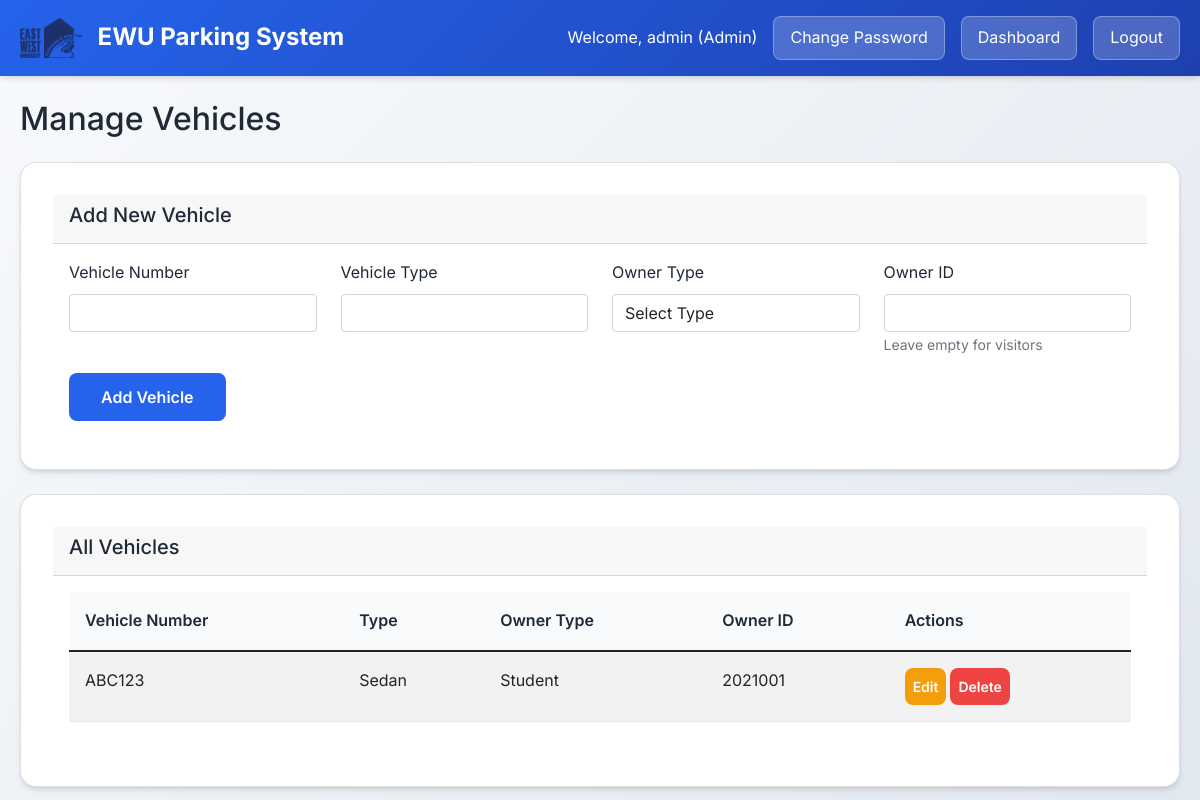
Screenshot of /manage_vehicles.php (signed in) with the database file from the repository.
### tables this page shows
CREATE TABLE Vehicle (
    Vehicle_number VARCHAR(20) PRIMARY KEY,
    Vehicle_Type VARCHAR(20) NOT NULL,
    Owner_type ENUM('Student', 'Faculty', 'Staff', 'Visitor') NOT NULL,
    Owner_id VARCHAR(20)
);

### db.php (called while the page is built, shortened)
<?php
function getDBConnection() {
    $conn = new mysqli(DB_HOST, DB_USER, DB_PASS, DB_NAME);
    return $conn;
}
?>

### models/Vehicle.php (called while the page is built, shortened)
<?php
require_once __DIR__ . '/../db.php';
class Vehicle {
    private $conn;
    public function __construct() {
        $this->conn = getDBConnection();
    }
    public function readAll() {
        $result = $this->conn->query("SELECT * FROM Vehicle");
        return $result->fetch_all(MYSQLI_ASSOC);
    }
}
?>

### manage_vehicles.php (the view, shortened to what this page needs)
<?php
require_once 'models/Vehicle.php';
$vehicleModel = new Vehicle();
$user_role = $_SESSION['role'];
$is_admin = ($user_role === 'Admin');
$vehicles = $vehicleModel->readAll();
?>
<!DOCTYPE html>
<html lang="en">
<head>
    <link href="https://cdn.jsdelivr.net/npm/bootstrap@5.1.3/dist/css/bootstrap.min.css" rel="stylesheet">
    <link href="https://cdnjs.cloudflare.com/ajax/libs/font-awesome/6.0.0/css/all.min.css" rel="stylesheet">
    <link href="assets/css/style.css" rel="stylesheet">
</head>
<body>
    <header class="header">
        <div class="container">
            <div class="header-brand">
                <img src="assets/images/logo.png" alt="Logo" class="header-logo">
                <h1>EWU Parking System</h1>
            </div>
            <div class="user-info">
                <span>Welcome, <?php echo htmlspecialchars($_SESSION['username']); ?> (<?php echo htmlspecialchars($_SESSION['role']); ?>)</span>
                <a href="change_password.php" class="btn-change-password">Change Password</a>
                <a href="dashboard.php" class="btn-logout">Dashboard</a>
                <a href="dashboard.php?logout=1" class="btn-logout">Logout</a>
            </div>
        </div>
    </header>
    <main class="container mt-4">
        <h2 class="mb-4">Manage Vehicles</h2>
        <div class="card mb-4">
            <div class="card-header">
                <h5><?php echo $is_admin ? 'Add New Vehicle' : 'Request New Vehicle'; ?></h5>
            </div>
            <div class="card-body">
                <form method="POST" action="">
                    <div class="row">
                        <div class="col-md-3">
                            <label for="vehicle_number" class="form-label">Vehicle Number</label>
                            <input type="text" class="form-control" id="vehicle_number" name="vehicle_number" required>
                        </div>
                        <div class="col-md-3">
                            <label for="vehicle_type" class="form-label">Vehicle Type</label>
                            <input type="text" class="form-control" id="vehicle_type" name="vehicle_type" required>
                        </div>
                        <div class="col-md-3">
                            <label for="owner_type" class="form-label">Owner Type</label>
                            <select class="form-control" id="owner_type" name="owner_type" required onchange="toggleOwnerId()" <?php echo !$is_admin ? 'disabled' : ''; ?>>
                                <?php if ($is_admin): ?>
                                    <option value="">Select Type</option>
                                <?php endif; ?>
                            </select>
                        </div>
                        <div class="col-md-3">
                            <label for="owner_id" class="form-label">Owner ID</label>
                            <input type="text" class="form-control" id="owner_id" name="owner_id" <?php echo !$is_admin ? 'value="'.$_SESSION['user_id'].'" readonly' : ''; ?>>
                            <small class="text-muted">Leave empty for visitors</small>
                        </div>
                    </div>
                    <div class="mt-3">
                        <?php if ($is_admin): ?>
                            <button type="submit" name="add_vehicle" class="btn btn-primary">Add Vehicle</button>
                        <?php else: ?>
                            <button type="submit" name="add_vehicle_request" class="btn btn-primary">Request Vehicle</button>
                        <?php endif; ?>
                    </div>
                </form>
            </div>
        </div>
        <div class="card">
            <div class="card-header">
                <h5>All Vehicles</h5>
            </div>
            <div class="card-body">
                <div class="table-responsive">
                    <table class="table table-striped">
                        <thead>
                            <tr>
                                <th>Vehicle Number</th>
                                <th>Type</th>
                                <th>Owner Type</th>
                                <th>Owner ID</th>
                                <th>Actions</th>
                            </tr>
                        </thead>
                        <tbody>
                            <?php foreach ($vehicles as $vehicle): ?>
                            <tr>
                                <td><?php echo htmlspecialchars($vehicle['Vehicle_number']); ?></td>
                                <td><?php echo htmlspecialchars($vehicle['Vehicle_Type']); ?></td>
                                <td><?php echo htmlspecialchars($vehicle['Owner_type']); ?></td>
                                <td><?php echo htmlspecialchars($vehicle['Owner_id'] ?? 'N/A'); ?></td>
                                <td>
                                    <?php if ($is_admin): ?>
                                        <div class="btn-group" role="group">
                                            <button class="btn btn-sm btn-warning" onclick="editVehicle('<?php echo htmlspecialchars($vehicle['Vehicle_number']); ?>', '<?php echo htmlspecialchars($vehicle['Vehicle_Type']); ?>', '<?php echo htmlspecialchars($vehicle['Owner_type']); ?>', '<?php echo htmlspecialchars($vehicle['Owner_id'] ?? ''); ?>')">Edit</button>
                                            <form method="POST" action="" style="display: inline-block; margin: 0;">
                                                <button type="submit" name="delete_vehicle" class="btn btn-sm btn-danger" onclick="return confirm('Are you sure you want to delete this vehicle?')">Delete</button>
                                            </form>
                                        </div>
                                    <?php else: ?>
                                        <span class="text-muted">No actions available</span>
                                    <?php endif; ?>
                                </td>
                            </tr>
                            <?php endforeach; ?>
                        </tbody>
                    </table>
                </div>
            </div>
        </div>
    </main>
</body>
</html>

### assets/css/style.css (style rules this page uses)
:root { --primary-color: #2563eb; --secondary-color: #1e40af; --accent-color: #3b82f6; --success-color: #10b981; --warning-color: #f59e0b; --danger-color: #ef4444; --light-bg: #f8fafc; --dark-text: #1f2937; --light-text: #6b7280; --border-color: #e5e7eb; --shadow: 0 4px 6px -1px rgba(0, 0, 0, 0.1), 0 2px 4px -1px rgba(0, 0, 0, 0.06); --shadow-lg: 0 10px 15px -3px rgba(0, 0, 0, 0.1), 0 4px 6px -2px rgba(0, 0, 0, 0.05); }
* { margin: 0; padding: 0; box-sizing: border-box; }
body { min-height: 100vh; }
body { font-family: 'Inter', -apple-system, BlinkMacSystemFont, 'Segoe UI', Roboto, sans-serif; background: linear-gradient(135deg, var(--light-bg) 0%, #e2e8f0 100%); min-height: 100vh; color: var(--dark-text); line-height: 1.6; }
.container { max-width: 1200px; margin: 0 auto; padding: 0 20px; }
.header { background: linear-gradient(135deg, var(--primary-color) 0%, var(--secondary-color) 100%); color: white; padding: 1rem 0; box-shadow: var(--shadow); position: sticky; top: 0; z-index: 100; }
.header .container { display: flex; justify-content: space-between; align-items: center; }
.header-brand { display: flex; align-items: center; gap: 1rem; }
.header-logo { height: 40px; width: auto; }
.header h1 { font-size: 1.5rem; font-weight: 700; margin: 0; }
.header .user-info { display: flex; align-items: center; gap: 1rem; }
.btn-change-password { background: rgba(255, 255, 255, 0.2); border: 1px solid rgba(255, 255, 255, 0.3); color: white; padding: 0.5rem 1rem; border-radius: 0.5rem; text-decoration: none; transition: all 0.3s ease; }
.btn-logout { background: rgba(255, 255, 255, 0.2); border: 1px solid rgba(255, 255, 255, 0.3); color: white; padding: 0.5rem 1rem; border-radius: 0.5rem; text-decoration: none; transition: all 0.3s ease; }
.btn { display: inline-block; padding: 0.75rem 2rem; border: none; border-radius: 0.5rem; font-size: 1rem; font-weight: 600; text-decoration: none; cursor: pointer; transition: all 0.3s ease; text-align: center; }
.btn-sm, .btn-primary, .btn-success, .btn-danger, .btn-warning { border-radius: 0.5rem; }
.btn.btn-sm.btn-warning { border-radius: 0.5rem !important; }
.btn-primary { background: var(--primary-color); color: white; }
.btn-danger { background: var(--danger-color); color: white; }
.btn-sm { padding: 0.5rem 0.5rem; font-size: 0.875rem; }
.btn-warning { background: var(--warning-color); color: white; }
.btn-group .btn { margin-right: 0.25rem; }
.btn-group .btn:last-child { margin-right: 0; }
td .btn-group .btn, .table .btn-group .btn { margin-right: 0.25rem; }
td .btn-group .btn:last-child, .table .btn-group .btn:last-child { margin-right: 0; }
.card { background: white; border-radius: 1rem; box-shadow: var(--shadow); padding: 2rem; transition: all 0.3s ease; }
.table { width: 100%; border-collapse: collapse; }
.table th, .table td { padding: 1rem; text-align: left; border-bottom: 1px solid var(--border-color); }
.table th { background: var(--light-bg); font-weight: 600; color: var(--dark-text); }

### rows the page displays
vehicle: Vehicle_number "ABC123", Vehicle_Type "Sedan", Owner_type "Student", Owner "2021001"

### other values shown
$_SESSION['username'] "admin"
$_SESSION['role'] "Admin"
